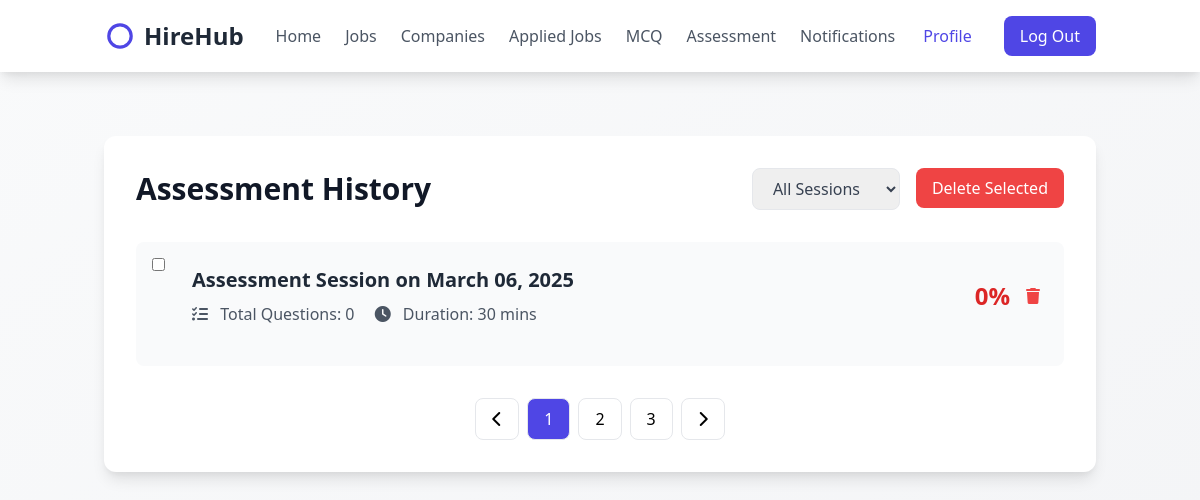
Page /history/ (signed in) on the earlier database version.
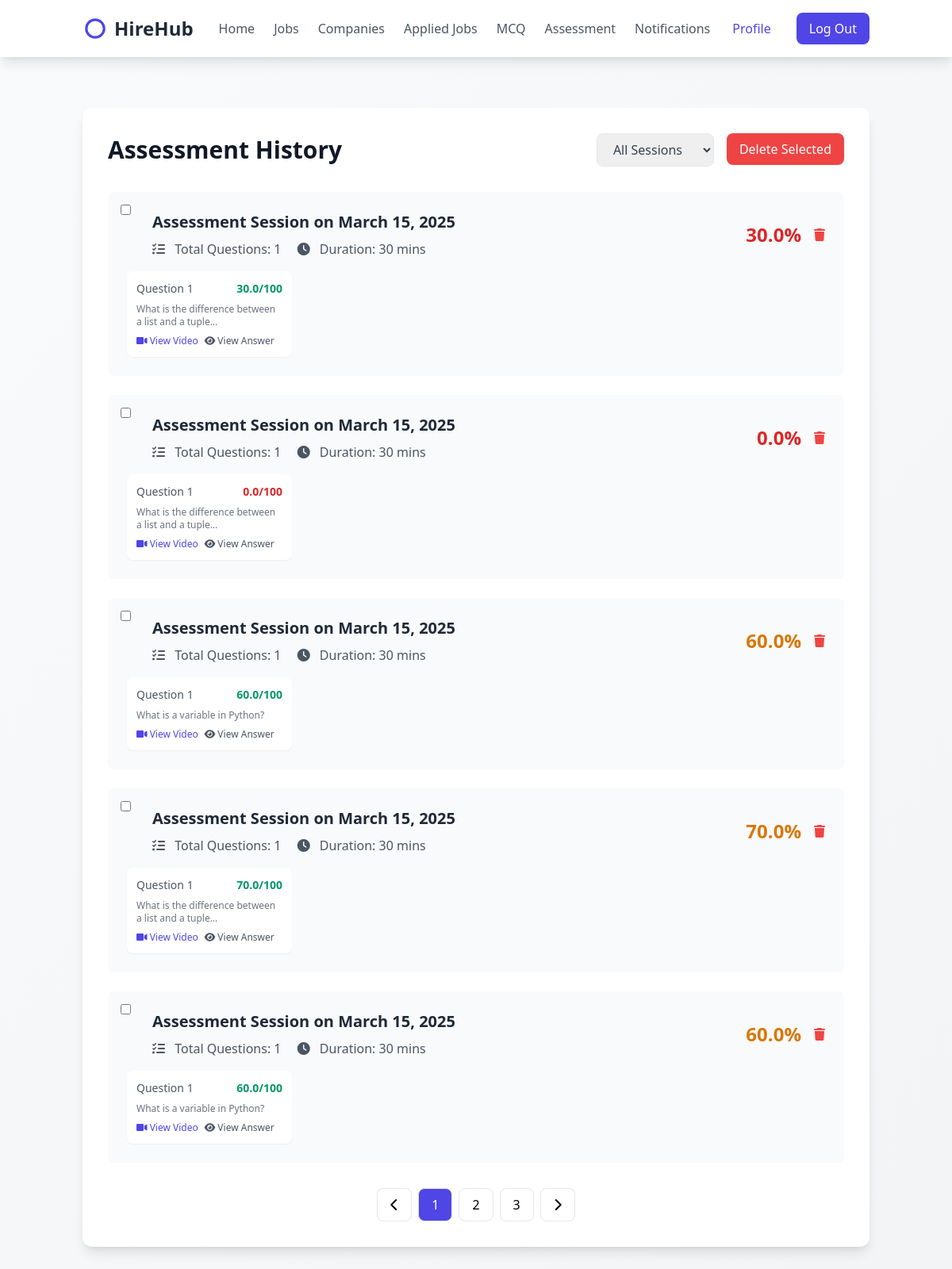
Same page on the later database version.
### college_admin/models.py (models this page shows, shortened)
class AssessmentSession(models.Model):
    student = models.ForeignKey(CustomUser, on_delete=models.CASCADE)
    total_questions = models.IntegerField()
    current_question = models.TextField(blank=True, null=True)
    current_model_answer = models.TextField(blank=True, null=True)
    created_at = models.DateTimeField(default=timezone.now)

class StudentAnswer(models.Model):
    session = models.ForeignKey('AssessmentSession', on_delete=models.CASCADE)
    question = models.TextField()
    student_answer = models.TextField()
    model_answer = models.TextField()
    marks = models.FloatField()
    feedback = models.TextField()
    answered_at = models.DateTimeField(default=timezone.now)
    video_file = models.FileField(
        upload_to='assessment_videos/',
        null=True,
        blank=True
    )

### students/views.py (the view)
# urls.py: path('history/', assessment_history, name='assessment_history'),
@login_required
def assessment_history(request):
    sessions_list = AssessmentSession.objects.filter(
        student=request.user
    ).order_by('-created_at')
    for session in sessions_list:
        session_answers = StudentAnswer.objects.filter(session=session)
        session.answers = session_answers
        session.total_questions = session_answers.count()
        session.overall_score = calculate_overall_score(session_answers)
        session.duration = calculate_session_duration(session)
    page = request.GET.get('page', 1)
    filter_option = request.GET.get('filter', 'all')
    if filter_option == 'last_30_days':
        from django.utils import timezone
        import datetime
        thirty_days_ago = timezone.now() - datetime.timedelta(days=30)
        sessions_list = sessions_list.filter(created_at__gte=thirty_days_ago)
    elif filter_option == 'this_year':
        from django.utils import timezone
        current_year = timezone.now().year
        sessions_list = sessions_list.filter(created_at__year=current_year)
    paginator = Paginator(sessions_list, 5)  # 5 sessions per page
    try:
        sessions = paginator.page(page)
    except PageNotAnInteger:
        sessions = paginator.page(1)
    except EmptyPage:
        sessions = paginator.page(paginator.num_pages)
    context = {
        'assessment_sessions': sessions,
        'total_assessments': sessions_list.count(),
        'average_score': calculate_overall_average_score(sessions_list),
        'current_filter': filter_option,
        'paginator': paginator
    }
    return render(request, 'history.html', context)

### students/views.py (called while the page is built)
def calculate_overall_score(session_answers):
    if not session_answers:
        return 0
    total_marks = sum(answer.marks for answer in session_answers)
    max_possible_marks = len(session_answers) * 100  # Assuming each question is out of 5
    return round((total_marks / max_possible_marks) * 100, 2)

def calculate_session_duration(session):
    return 30  # Default 30 minutes

def calculate_overall_average_score(sessions):
    if not sessions:
        return 0
    total_scores = [calculate_overall_score(session.studentanswer_set.all()) for session in sessions]
    return round(sum(total_scores) / len(total_scores), 2)

### students/templates/history.html (shortened to what the changed rows need)
{% extends 'student_home.html' %}
{% load static %}
{% block user %}
<div class="container mx-auto px-4 py-16">
    <div class="bg-white shadow-lg rounded-xl p-8">
        <div class="flex justify-between items-center mb-8">
            <h1 class="text-3xl font-bold text-gray-900">Assessment History</h1>
        </div>
        <div class="space-y-6" id="assessment-sessions-container">
            {% if assessment_sessions %}
                {% for session in assessment_sessions %}
                    <div class="session-row bg-gray-50 rounded-lg p-6 hover:bg-gray-100 transition relative">
                        <input
                            type="checkbox"
                            name="session_ids"
                            value="{{ session.id }}"
                            class="absolute top-4 left-4 bulk-select-checkbox"
                        >
                        <div class="flex justify-between items-center ml-8">
                            <div>
                                <h3 class="text-xl font-semibold text-gray-800 mb-2">
                                    Assessment Session on {{ session.created_at|date:"F d, Y" }}
                                </h3>
                                <div class="text-gray-600 space-x-4">
                                    <span>
                                        <i class="fas fa-tasks mr-2"></i>
                                        Total Questions: {{ session.total_questions }}
                                    </span>
                                    <span>
                                        <i class="fas fa-clock mr-2"></i>
                                        Duration: {{ session.duration }} mins
                                    </span>
                                </div>
                            </div>
                            <div class="text-right flex items-center space-x-4">
                                <div class="text-2xl font-bold
                                    {% if session.overall_score >= 80 %}text-green-600
                                    {% elif session.overall_score >= 50 %}text-yellow-600
                                    {% else %}text-red-600
                                    {% endif %}">
                                    {{ session.overall_score }}%
                                </div>
                                <button
                                    class="delete-session-btn text-red-500 hover:text-red-700"
                                    data-session-id="{{ session.id }}"
                                    title="Delete Session"
                                >
                                    <i class="fas fa-trash"></i>
                                </button>
                            </div>
                        </div>
                        <div class="mt-4 grid grid-cols-1 sm:grid-cols-2 md:grid-cols-4 gap-4">
                            {% for answer in session.answers %}
                            <div class="bg-white rounded-lg p-3 shadow-sm">
                                <div class="flex justify-between items-center mb-2">
                                    <span class="text-sm font-medium text-gray-600">
                                        Question {{ forloop.counter }}
                                    </span>
                                    <span class="
                                        {% if answer.marks >= 3 %}text-green-600
                                        {% elif answer.marks >= 1.5 %}text-yellow-600
                                        {% else %}text-red-600
                                        {% endif %}
                                        text-sm font-bold">
                                        {{ answer.marks }}/100
                                    </span>
                                </div>
                                <div class="text-xs text-gray-500 mb-2">
                                    {{ answer.question|truncatechars:50 }}
                                </div>
                                <div class="flex space-x-2">
                                    {% if answer.video_file %}
                                    <a href="{{ answer.video_file.url }}"
                                       class="text-indigo-600 hover:text-indigo-800 text-xs">
                                        <i class="fas fa-video"></i> View Video
                                    </a>
                                    {% endif %}
                                    <a href="#"
                                       class="text-gray-600 hover:text-gray-800 text-xs"
                                       data-modal-target="answer-modal-{{ answer.id }}">
                                        <i class="fas fa-eye"></i> View Answer
                                    </a>
                                </div>
                            </div>
                            {% endfor %}
                        </div>
                    </div>
                {% endfor %}
            {% endif %}
        </div>
    </div>
</div>
{% endblock %}

Differences in the rows shown:
no longer on this page (row unchanged): AssessmentSession: created_at "March 06, 2025", total_questions "0", duration "30", overall_score "0"
added AssessmentSession: created_at "March 15, 2025", total_questions "1", duration "30", overall_score "30.0"
added StudentAnswer: marks "30.0", question "What is the difference between a list and a tuple…", shown under "March 15, 2025"
added AssessmentSession: created_at "March 15, 2025", total_questions "1", duration "30", overall_score "0.0"
added StudentAnswer: marks "0.0", question "What is the difference between a list and a tuple…", shown under "March 15, 2025"
added AssessmentSession: created_at "March 15, 2025", total_questions "1", duration "30", overall_score "60.0"
added StudentAnswer: marks "60.0", question "What is a variable in Python?", shown under "March 15, 2025"
added AssessmentSession: created_at "March 15, 2025", total_questions "1", duration "30", overall_score "70.0"
added StudentAnswer: marks "70.0", question "What is the difference between a list and a tuple…", shown under "March 15, 2025"
added AssessmentSession: created_at "March 15, 2025", total_questions "1", duration "30", overall_score "60.0"
added StudentAnswer: marks "60.0", question "What is a variable in Python?", shown under "March 15, 2025"
